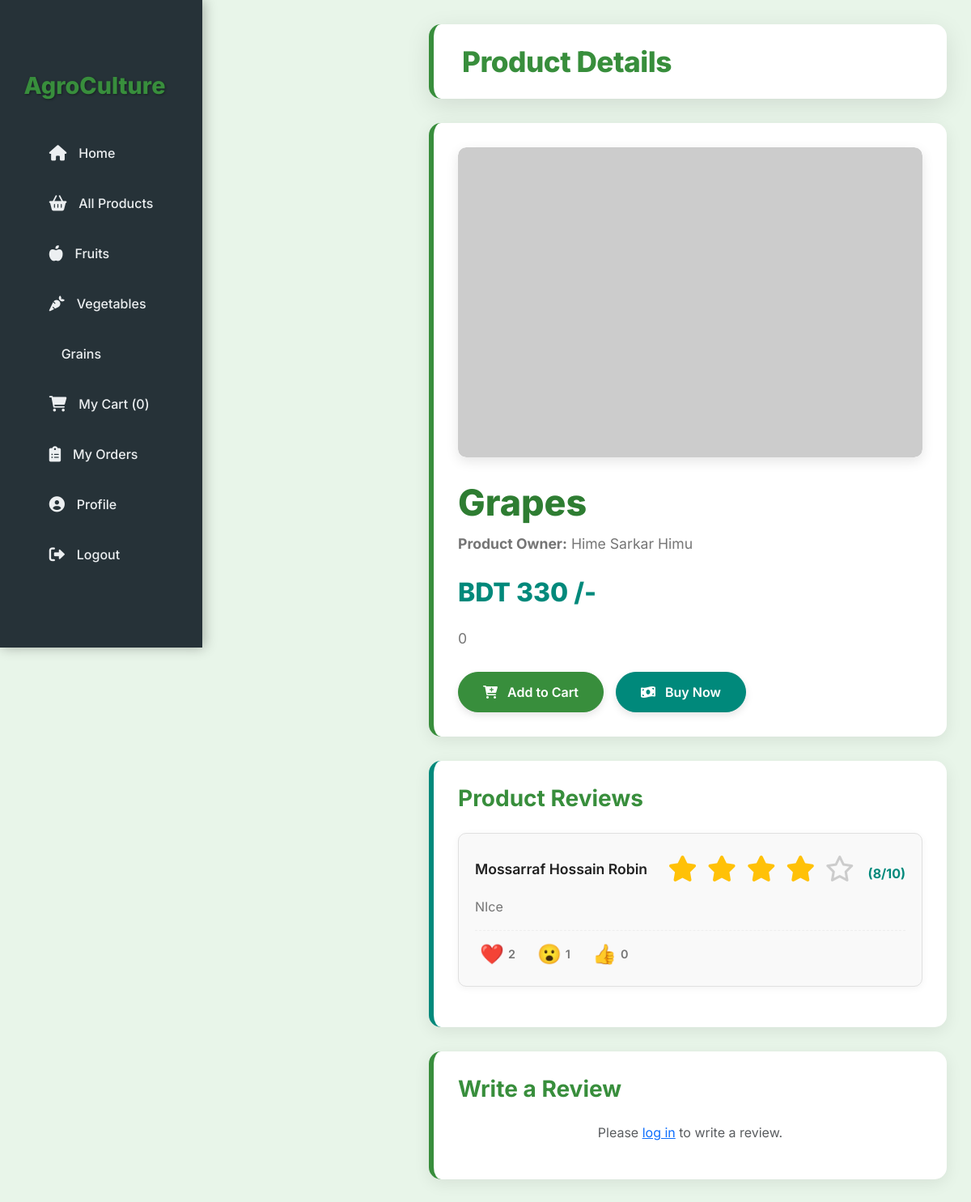
/PHP/review.php?pid=39, run on the app's committed database.
### tables this page shows
CREATE TABLE `fproduct` (
  `fid` int(255) NOT NULL,
  `pid` int(255) NOT NULL,
  `product` varchar(255) NOT NULL,
  `pcat` varchar(255) NOT NULL,
  `pinfo` varchar(255) NOT NULL,
  `price` float NOT NULL,
  `pimage` varchar(255) NOT NULL DEFAULT 'blank.png',
  `picStatus` int(10) NOT NULL DEFAULT 0
);

CREATE TABLE `farmer` (
  `fid` int(255) NOT NULL,
  `fname` varchar(255) NOT NULL,
  `fusername` varchar(255) NOT NULL,
  `fpassword` varchar(255) NOT NULL,
  `fhash` varchar(255) NOT NULL,
  `femail` varchar(255) NOT NULL,
  `fmobile` varchar(255) NOT NULL,
  `faddress` text NOT NULL,
  `factive` int(255) NOT NULL DEFAULT 0,
  `frating` int(11) NOT NULL DEFAULT 0,
  `picExt` varchar(255) NOT NULL DEFAULT 'png',
  `picStatus` int(10) NOT NULL DEFAULT 0
);

CREATE TABLE `review` (
  `rid` int(11) NOT NULL,
  `pid` int(10) NOT NULL,
  `name` varchar(255) NOT NULL,
  `rating` int(10) NOT NULL,
  `comment` text NOT NULL,
  `love_count` int(11) DEFAULT 0,
  `wow_count` int(11) DEFAULT 0,
  `like_count` int(11) DEFAULT 0
);

### PHP/review.php (the view, shortened to what this page needs)
<?php
    require 'db.php';
    $pid = $_GET['pid'] ?? null;
    $product_details = null;
    $farmer_details = null;
    $sql_product="SELECT * FROM fproduct WHERE pid = ?";
    $stmt_product = mysqli_prepare($conn, $sql_product);
    if ($stmt_product) {
        mysqli_stmt_bind_param($stmt_product, "i", $pid);
        mysqli_stmt_execute($stmt_product);
        $result_product = mysqli_stmt_get_result($stmt_product);
        $product_details = mysqli_fetch_assoc($result_product);
    }
    if ($product_details) {
        $fid = $product_details['fid'];
        $sql_farmer = "SELECT * FROM farmer WHERE fid = ?";
        $stmt_farmer = mysqli_prepare($conn, $sql_farmer);
        if ($stmt_farmer) {
            mysqli_stmt_bind_param($stmt_farmer, "i", $fid);
            mysqli_stmt_execute($stmt_farmer);
            $result_farmer = mysqli_stmt_get_result($stmt_farmer);
            $farmer_details = mysqli_fetch_assoc($result_farmer);
        }
    } else {
        $_SESSION['message'] = "Product not found!";
        header("Location: uploadProduct.php");
        exit();
    }
?>
<!DOCTYPE html>
<html lang="en">
<head>
    <link href="https://cdn.jsdelivr.net/npm/bootstrap@5.3.0/dist/css/bootstrap.min.css" rel="stylesheet">
    <link rel="stylesheet" href="https://cdnjs.cloudflare.com/ajax/libs/font-awesome/6.0.0-beta3/css/all.min.css">
</head>
<body>
    <nav class="sidebar navbar navbar-expand-md" id="main-sidebar">
        <div class="container-fluid flex-md-column">
            <a class="navbar-brand text-white mb-3" href="#">AgroCulture</a>
            <div class="collapse navbar-collapse" id="sidebarNavbar">
                <ul class="navbar-nav flex-column w-100">
                    <li class="nav-item">
                        <a class="nav-link" href="uploadProduct.php"><i class="fas fa-home"></i> Home</a>
                    </li>
                    <li class="nav-item">
                        <a class="nav-link" href="uploadProduct.php?type=all"><i class="fas fa-shopping-basket"></i> All Products</a>
                    </li>
                    <li class="nav-item">
                        <a class="nav-link" href="uploadProduct.php?type=fruit"><i class="fas fa-apple-alt"></i> Fruits</a>
                    </li>
                    <li class="nav-item">
                        <a class="nav-link" href="uploadProduct.php?type=vegetable"><i class="fas fa-carrot"></i> Vegetables</a>
                    </li>
                    <li class="nav-item">
                        <a class="nav-link" href="uploadProduct.php?type=grain"><i class="fas fa-wheat-awn"></i> Grains</a>
                    </li>
                    <li class="nav-item">
                        <a class="nav-link" href="myCart.php"><i class="fas fa-shopping-cart"></i> My Cart (<span id="cart-item-count">0</span>)</a>
                    </li>
                    <li class="nav-item">
                        <a class="nav-link" href="#"><i class="fas fa-clipboard-list"></i> My Orders</a>
                    </li>
                    <li class="nav-item">
                        <a class="nav-link" href="#"><i class="fas fa-user-circle"></i> Profile</a>
                    </li>
                    <li class="nav-item">
                        <a class="nav-link" href="#"><i class="fas fa-sign-out-alt"></i> Logout</a>
                    </li>
                </ul>
            </div>
        </div>
    </nav>
    <div class="main-content" id="main-content-area">
        <div class="main-header">
            <h2>Product Details</h2>
        </div>
        <div class="product-details-section">
            <div class="product-image-container">
                <?php $picDestination = "images/productImages/" . htmlspecialchars($product_details['pimage']); ?>
                <img src="<?php echo $picDestination; ?>" alt="<?php echo htmlspecialchars($product_details['product']); ?>" onerror="this.onerror=null;this.src='https://placehold.co/600x400/E0E0E0/333333?text=No+Image';">
            </div>
            <div class="product-info">
                <h1><?php echo htmlspecialchars($product_details['product']); ?></h1>
                <p><strong>Product Owner:</strong> <?php echo htmlspecialchars($farmer_details['fname'] ?? 'N/A'); ?></p>
                <p class="price">BDT <?php echo htmlspecialchars($product_details['price']); ?> /-</p>
                <p class="product-description"><?php echo htmlspecialchars($product_details['pinfo']); ?></p>
                <div class="product-actions">
                    <button type="button" class="btn btn-action btn-add-to-cart"
                        data-product-id="<?php echo htmlspecialchars($product_details['pid']); ?>"
                        data-product-name="<?php echo htmlspecialchars($product_details['product']); ?>"
                        data-product-price="<?php echo htmlspecialchars($product_details['price']); ?>"
                        data-product-image="<?php echo htmlspecialchars($product_details['pimage']); ?>">
                        <i class="fas fa-cart-plus me-2"></i> Add to Cart
                    </button>
                    <a href="buyNow.php?pid=<?php echo htmlspecialchars($product_details['pid']); ?>" class="btn btn-action btn-buy-now">
                        <i class="fas fa-money-bill-wave me-2"></i> Buy Now
                    </a>
                </div>
            </div>
        </div>
        <div class="reviews-section">
            <h3>Product Reviews</h3>
            <div id="reviews-list">
                <?php
                    $sql_reviews = "SELECT * FROM review WHERE pid = ? ORDER BY rid DESC";
                    $stmt_reviews = mysqli_prepare($conn, $sql_reviews);
                    if ($stmt_reviews) {
                        mysqli_stmt_bind_param($stmt_reviews, "i", $pid);
                        mysqli_stmt_execute($stmt_reviews);
                        $result_reviews = mysqli_stmt_get_result($stmt_reviews);
                        if (mysqli_num_rows($result_reviews) > 0) {
                            while($review_row = mysqli_fetch_assoc($result_reviews)):
                                $five_star_rating = ($review_row['rating'] / 10) * 5;
                                $full_stars = floor($five_star_rating);
                                $half_star = ($five_star_rating - $full_stars) >= 0.5 ? 1 : 0;
                                $empty_stars = 5 - $full_stars - $half_star;
                ?>
                                <div class="review-card" id="review-<?php echo htmlspecialchars($review_row['rid']); ?>">
                                    <div class="review-header">
                                        <div class="reviewer-info">
                                            <span><?php echo htmlspecialchars($review_row['name'] ?? 'Anonymous User'); ?></span>
                                        </div>
                                        <div class="review-rating">
                                            <div class="star-rating" data-rating="<?php echo $five_star_rating; ?>">
                                                <?php for ($i = 0; $i < $full_stars; $i++): ?>
                                                    <i class="fas fa-star filled"></i>
                                                <?php endfor; ?>
                                                <?php for ($i = 0; $i < $empty_stars; $i++): ?>
                                                    <i class="far fa-star"></i>
                                                <?php endfor; ?>
                                            </div>
                                            <span class="ms-2">(<?php echo htmlspecialchars($review_row['rating']); ?>/10)</span>
                                        </div>
                                    </div>
                                    <p class="review-comment"><?php echo htmlspecialchars($review_row['comment']); ?></p>
                                    <div class="review-reactions">
                                        <button type="button" class="reaction-btn" data-review-id="<?php echo htmlspecialchars($review_row['rid']); ?>" data-reaction-type="love">
                                            ❤️ <span class="reaction-count" id="love-count-<?php echo htmlspecialchars($review_row['rid']); ?>"><?php echo htmlspecialchars($review_row['love_count'] ?? 0); ?></span>
                                        </button>
                                        <button type="button" class="reaction-btn" data-review-id="<?php echo htmlspecialchars($review_row['rid']); ?>" data-reaction-type="wow">
                                            😮 <span class="reaction-count" id="wow-count-<?php echo htmlspecialchars($review_row['rid']); ?>"><?php echo htmlspecialchars($review_row['wow_count'] ?? 0); ?></span>
                                        </button>
                                        <button type="button" class="reaction-btn" data-review-id="<?php echo htmlspecialchars($review_row['rid']); ?>" data-reaction-type="like">
                                            👍 <span class="reaction-count" id="like-count-<?php echo htmlspecialchars($review_row['rid']); ?>"><?php echo htmlspecialchars($review_row['like_count'] ?? 0); ?></span>
                                        </button>
                                    </div>
                                </div>
                <?php
                            endwhile;
                        } else {
                            echo "<p class='text-center text-muted'>No reviews yet. Be the first to review this product!</p>";
                        }
                    } else {
                        echo "<p class='text-center text-danger'>Error fetching reviews.</p>";
                    }
                ?>
            </div>
        </div>
        <div class="review-form-section">
            <h3>Write a Review</h3>
            <?php if (isset($_SESSION['logged_in']) && $_SESSION['logged_in'] == true): ?>
                <form method="POST" action="reviewInput.php?pid=<?php echo htmlspecialchars($pid); ?>">
                    <div class="mb-3">
                        <label for="comment" class="form-label">Your Comment</label>
                        <textarea class="form-control" id="comment" name="comment" rows="4" placeholder="Share your thoughts on this product..." required></textarea>
                    </div>
                    <div class="mb-3">
                        <label for="rating" class="form-label">Rating</label>
                        <div class="star-rating-input" data-current-rating="0">
                            <i class="far fa-star" data-rating="1"></i>
                            <i class="far fa-star" data-rating="2"></i>
                            <i class="far fa-star" data-rating="3"></i>
                            <i class="far fa-star" data-rating="4"></i>
                            <i class="far fa-star" data-rating="5"></i>
                            <input type="hidden" name="rating" id="hidden-rating-input" value="0">
                        </div>
                        <small class="form-text text-muted">Click a star to rate (1-5 stars).</small>
                    </div>
                    <div class="d-grid mt-4">
                        <button type="submit" class="btn btn-primary btn-lg btn-submit-review">Submit Review</button>
                    </div>
                </form>
            <?php else: ?>
                <p class="text-center text-muted">Please <a href="Login/login.php">log in</a> to write a review.</p>
            <?php endif; ?>
        </div>
    </div>
</body>
</html>

### data on the page
fproduct: product "Grapes", price "330", pinfo "0"
farmer: fname "Hime Sarkar Himu"
review: name "Mossarraf Hossain Robin", rating "8", comment "NIce", love_count "2", wow_count "1", like_count "0"
